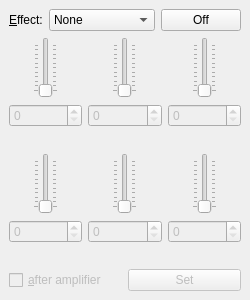
<?xml version="1.0" encoding="UTF-8"?>
<ui version="4.0">
 <class>Effect</class>
 <widget class="QMainWindow" name="Effect">
  <property name="geometry">
   <rect>
    <x>0</x>
    <y>0</y>
    <width>250</width>
    <height>300</height>
   </rect>
  </property>
  <property name="windowTitle">
   <string>Effect</string>
  </property>
  <widget class="QWidget" name="centralwidget">
   <layout class="QVBoxLayout" name="verticalLayout_6">
    <item>
     <layout class="QHBoxLayout" name="horizontalLayout_3">
      <item>
       <widget class="QLabel" name="label_7">
        <property name="text">
         <string>&amp;Effect:</string>
        </property>
        <property name="buddy">
         <cstring>comboBox</cstring>
        </property>
       </widget>
      </item>
      <item>
       <widget class="QComboBox" name="comboBox">
        <property name="minimumSize">
         <size>
          <width>100</width>
          <height>0</height>
         </size>
        </property>
        <property name="maxVisibleItems">
         <number>15</number>
        </property>
        <item>
         <property name="text">
          <string>None</string>
         </property>
        </item>
        <item>
         <property name="text">
          <string>[1] Overdrive</string>
         </property>
        </item>
        <item>
         <property name="text">
          <string>[1] Wah</string>
         </property>
        </item>
        <item>
         <property name="text">
          <string>[1] Touch Wah</string>
         </property>
        </item>
        <item>
         <property name="text">
          <string>[1] Fuzz</string>
         </property>
        </item>
        <item>
         <property name="text">
          <string>[1] Fuzz Touch Wah</string>
         </property>
        </item>
        <item>
         <property name="text">
          <string>[1] Simple Compressor</string>
         </property>
        </item>
        <item>
         <property name="text">
          <string>[1] Compressor</string>
         </property>
        </item>
        <item>
         <property name="text">
          <string>[2] Sine Chorus</string>
         </property>
        </item>
        <item>
         <property name="text">
          <string>[2] Triangle Chorus</string>
         </property>
        </item>
        <item>
         <property name="text">
          <string>[2] Sine Flanger</string>
         </property>
        </item>
        <item>
         <property name="text">
          <string>[2] Triangle Flanger</string>
         </property>
        </item>
        <item>
         <property name="text">
          <string>[2] Vibratone</string>
         </property>
        </item>
        <item>
         <property name="text">
          <string>[2] Vintage Tremolo</string>
         </property>
        </item>
        <item>
         <property name="text">
          <string>[2] Sine Tremolo</string>
         </property>
        </item>
        <item>
         <property name="text">
          <string>[2] Ring Modulator</string>
         </property>
        </item>
        <item>
         <property name="text">
          <string>[2] Step Filter</string>
         </property>
        </item>
        <item>
         <property name="text">
          <string>[2] Phaser</string>
         </property>
        </item>
        <item>
         <property name="text">
          <string>[2] Pitch Schifter</string>
         </property>
        </item>
        <item>
         <property name="text">
          <string>[3] Mono Delay</string>
         </property>
        </item>
        <item>
         <property name="text">
          <string>[3] Mono Echo Filter</string>
         </property>
        </item>
        <item>
         <property name="text">
          <string>[3] Stereo Echo Filter</string>
         </property>
        </item>
        <item>
         <property name="text">
          <string>[3] Multitap Delay</string>
         </property>
        </item>
        <item>
         <property name="text">
          <string>[3] Ping Pong Delay</string>
         </property>
        </item>
        <item>
         <property name="text">
          <string>[3] Ducking Delay</string>
         </property>
        </item>
        <item>
         <property name="text">
          <string>[3] Reverse Delay</string>
         </property>
        </item>
        <item>
         <property name="text">
          <string>[3] Tape Delay</string>
         </property>
        </item>
        <item>
         <property name="text">
          <string>[3] Stereo Tape Delay</string>
         </property>
        </item>
        <item>
         <property name="text">
          <string>[4] Small Hall Reverb</string>
         </property>
        </item>
        <item>
         <property name="text">
          <string>[4] Large Hall Reverb</string>
         </property>
        </item>
        <item>
         <property name="text">
          <string>[4] Small Room Reverb</string>
         </property>
        </item>
        <item>
         <property name="text">
          <string>[4] Large Room Reverb</string>
         </property>
        </item>
        <item>
         <property name="text">
          <string>[4] Small Plate Reverb</string>
         </property>
        </item>
        <item>
         <property name="text">
          <string>[4] Large Plate Reverb</string>
         </property>
        </item>
        <item>
         <property name="text">
          <string>[4] Ambient Reverb</string>
         </property>
        </item>
        <item>
         <property name="text">
          <string>[4] Arena Reverb</string>
         </property>
        </item>
        <item>
         <property name="text">
          <string>[4] '63 Fender Spring Reverb</string>
         </property>
        </item>
        <item>
         <property name="text">
          <string>[4] '65 Fender Spring Reverb</string>
         </property>
        </item>
       </widget>
      </item>
      <item>
       <widget class="QPushButton" name="pushButton">
        <property name="text">
         <string>Off</string>
        </property>
        <property name="checkable">
         <bool>true</bool>
        </property>
       </widget>
      </item>
     </layout>
    </item>
    <item>
     <layout class="QHBoxLayout" name="horizontalLayout_2">
      <item>
       <layout class="QVBoxLayout" name="verticalLayout">
        <item alignment="Qt::AlignHCenter">
         <widget class="QSlider" name="dial">
          <property name="enabled">
           <bool>false</bool>
          </property>
          <property name="maximum">
           <number>255</number>
          </property>
         <property name="tickPosition">
          <enum>QSlider::TicksBothSides</enum>
         </property>
         <property name="tickInterval">
          <number>25</number>
         </property>
          <property name="notchTarget" stdset="0">
           <double>12.750000000000000</double>
          </property>
          <property name="notchesVisible" stdset="0">
           <bool>true</bool>
          </property>
         </widget>
        </item>
        <item>
         <widget class="QSpinBox" name="spinBox">
          <property name="enabled">
           <bool>false</bool>
          </property>
          <property name="maximum">
           <number>255</number>
          </property>
         </widget>
        </item>
        <item>
         <widget class="QLabel" name="label">
          <property name="text">
           <string/>
          </property>
          <property name="alignment">
           <set>Qt::AlignCenter</set>
          </property>
          <property name="buddy">
           <cstring>spinBox</cstring>
          </property>
         </widget>
        </item>
       </layout>
      </item>
      <item>
       <layout class="QVBoxLayout" name="verticalLayout_2">
        <item alignment="Qt::AlignHCenter">
         <widget class="QSlider" name="dial_2">
          <property name="enabled">
           <bool>false</bool>
          </property>
          <property name="maximum">
           <number>255</number>
          </property>
         <property name="tickPosition">
          <enum>QSlider::TicksBothSides</enum>
         </property>
         <property name="tickInterval">
          <number>25</number>
         </property>
          <property name="notchTarget" stdset="0">
           <double>12.750000000000000</double>
          </property>
          <property name="notchesVisible" stdset="0">
           <bool>true</bool>
          </property>
         </widget>
        </item>
        <item>
         <widget class="QSpinBox" name="spinBox_2">
          <property name="enabled">
           <bool>false</bool>
          </property>
          <property name="maximum">
           <number>255</number>
          </property>
         </widget>
        </item>
        <item>
         <widget class="QLabel" name="label_2">
          <property name="text">
           <string/>
          </property>
          <property name="alignment">
           <set>Qt::AlignCenter</set>
          </property>
          <property name="buddy">
           <cstring>spinBox_2</cstring>
          </property>
         </widget>
        </item>
       </layout>
      </item>
      <item>
       <layout class="QVBoxLayout" name="verticalLayout_3">
        <item alignment="Qt::AlignHCenter">
         <widget class="QSlider" name="dial_3">
          <property name="enabled">
           <bool>false</bool>
          </property>
          <property name="maximum">
           <number>255</number>
          </property>
         <property name="tickPosition">
          <enum>QSlider::TicksBothSides</enum>
         </property>
         <property name="tickInterval">
          <number>25</number>
         </property>
          <property name="notchTarget" stdset="0">
           <double>12.750000000000000</double>
          </property>
          <property name="notchesVisible" stdset="0">
           <bool>true</bool>
          </property>
         </widget>
        </item>
        <item>
         <widget class="QSpinBox" name="spinBox_3">
          <property name="enabled">
           <bool>false</bool>
          </property>
          <property name="maximum">
           <number>255</number>
          </property>
         </widget>
        </item>
        <item>
         <widget class="QLabel" name="label_3">
          <property name="text">
           <string/>
          </property>
          <property name="alignment">
           <set>Qt::AlignCenter</set>
          </property>
          <property name="buddy">
           <cstring>spinBox_3</cstring>
          </property>
         </widget>
        </item>
       </layout>
      </item>
     </layout>
    </item>
    <item>
     <layout class="QHBoxLayout" name="horizontalLayout">
      <item>
       <layout class="QVBoxLayout" name="verticalLayout_4">
        <item alignment="Qt::AlignHCenter">
         <widget class="QSlider" name="dial_4">
          <property name="enabled">
           <bool>false</bool>
          </property>
          <property name="maximum">
           <number>255</number>
          </property>
         <property name="tickPosition">
          <enum>QSlider::TicksBothSides</enum>
         </property>
         <property name="tickInterval">
          <number>25</number>
         </property>
          <property name="notchTarget" stdset="0">
           <double>12.750000000000000</double>
          </property>
          <property name="notchesVisible" stdset="0">
           <bool>true</bool>
          </property>
         </widget>
        </item>
        <item>
         <widget class="QSpinBox" name="spinBox_4">
          <property name="enabled">
           <bool>false</bool>
          </property>
          <property name="maximum">
           <number>255</number>
          </property>
         </widget>
        </item>
        <item>
         <widget class="QLabel" name="label_4">
          <property name="text">
           <string/>
          </property>
          <property name="alignment">
           <set>Qt::AlignCenter</set>
          </property>
          <property name="buddy">
           <cstring>spinBox_4</cstring>
          </property>
         </widget>
        </item>
       </layout>
      </item>
      <item>
       <layout class="QVBoxLayout" name="verticalLayout_5">
        <item alignment="Qt::AlignHCenter">
         <widget class="QSlider" name="dial_5">
          <property name="enabled">
           <bool>false</bool>
          </property>
          <property name="maximum">
           <number>255</number>
          </property>
         <property name="tickPosition">
          <enum>QSlider::TicksBothSides</enum>
         </property>
         <property name="tickInterval">
          <number>25</number>
         </property>
          <property name="notchTarget" stdset="0">
           <double>12.750000000000000</double>
          </property>
          <property name="notchesVisible" stdset="0">
           <bool>true</bool>
          </property>
         </widget>
        </item>
        <item>
         <widget class="QSpinBox" name="spinBox_5">
          <property name="enabled">
           <bool>false</bool>
          </property>
          <property name="maximum">
           <number>255</number>
          </property>
         </widget>
        </item>
        <item>
         <widget class="QLabel" name="label_5">
          <property name="text">
           <string/>
          </property>
          <property name="alignment">
           <set>Qt::AlignCenter</set>
          </property>
          <property name="buddy">
           <cstring>spinBox_5</cstring>
          </property>
         </widget>
        </item>
       </layout>
      </item>
      <item>
       <layout class="QVBoxLayout" name="verticalLayout_7">
        <item alignment="Qt::AlignHCenter">
         <widget class="QSlider" name="dial_6">
          <property name="enabled">
           <bool>false</bool>
          </property>
          <property name="maximum">
           <number>255</number>
          </property>
         <property name="tickPosition">
          <enum>QSlider::TicksBothSides</enum>
         </property>
         <property name="tickInterval">
          <number>25</number>
         </property>
          <property name="notchTarget" stdset="0">
           <double>12.750000000000000</double>
          </property>
          <property name="notchesVisible" stdset="0">
           <bool>true</bool>
          </property>
         </widget>
        </item>
        <item>
         <widget class="QSpinBox" name="spinBox_6">
          <property name="enabled">
           <bool>false</bool>
          </property>
          <property name="maximum">
           <number>255</number>
          </property>
         </widget>
        </item>
        <item>
         <widget class="QLabel" name="label_6">
          <property name="text">
           <string/>
          </property>
          <property name="alignment">
           <set>Qt::AlignCenter</set>
          </property>
          <property name="buddy">
           <cstring>spinBox_6</cstring>
          </property>
         </widget>
        </item>
       </layout>
      </item>
     </layout>
    </item>
    <item>
     <layout class="QHBoxLayout" name="horizontalLayout_4">
      <item>
       <widget class="QCheckBox" name="checkBox">
        <property name="enabled">
         <bool>false</bool>
        </property>
        <property name="text">
         <string>&amp;after amplifier</string>
        </property>
       </widget>
      </item>
      <item>
       <widget class="QPushButton" name="setButton">
        <property name="enabled">
         <bool>false</bool>
        </property>
        <property name="text">
         <string>Set</string>
        </property>
        <property name="shortcut">
         <string>Return</string>
        </property>
       </widget>
      </item>
     </layout>
    </item>
   </layout>
  </widget>
 </widget>
 <tabstops>
  <tabstop>comboBox</tabstop>
  <tabstop>dial</tabstop>
  <tabstop>spinBox</tabstop>
  <tabstop>dial_2</tabstop>
  <tabstop>spinBox_2</tabstop>
  <tabstop>dial_3</tabstop>
  <tabstop>spinBox_3</tabstop>
  <tabstop>dial_4</tabstop>
  <tabstop>spinBox_4</tabstop>
  <tabstop>dial_5</tabstop>
  <tabstop>spinBox_5</tabstop>
  <tabstop>dial_6</tabstop>
  <tabstop>spinBox_6</tabstop>
  <tabstop>checkBox</tabstop>
  <tabstop>setButton</tabstop>
 </tabstops>
 <resources/>
 <connections>
  <connection>
   <sender>dial</sender>
   <signal>valueChanged(int)</signal>
   <receiver>spinBox</receiver>
   <slot>setValue(int)</slot>
   <hints>
    <hint type="sourcelabel">
     <x>73</x>
     <y>59</y>
    </hint>
    <hint type="destinationlabel">
     <x>76</x>
     <y>95</y>
    </hint>
   </hints>
  </connection>
  <connection>
   <sender>spinBox</sender>
   <signal>valueChanged(int)</signal>
   <receiver>dial</receiver>
   <slot>setValue(int)</slot>
   <hints>
    <hint type="sourcelabel">
     <x>80</x>
     <y>112</y>
    </hint>
    <hint type="destinationlabel">
     <x>80</x>
     <y>85</y>
    </hint>
   </hints>
  </connection>
  <connection>
   <sender>dial_2</sender>
   <signal>valueChanged(int)</signal>
   <receiver>spinBox_2</receiver>
   <slot>setValue(int)</slot>
   <hints>
    <hint type="sourcelabel">
     <x>162</x>
     <y>85</y>
    </hint>
    <hint type="destinationlabel">
     <x>162</x>
     <y>112</y>
    </hint>
   </hints>
  </connection>
  <connection>
   <sender>spinBox_2</sender>
   <signal>valueChanged(int)</signal>
   <receiver>dial_2</receiver>
   <slot>setValue(int)</slot>
   <hints>
    <hint type="sourcelabel">
     <x>162</x>
     <y>112</y>
    </hint>
    <hint type="destinationlabel">
     <x>162</x>
     <y>85</y>
    </hint>
   </hints>
  </connection>
  <connection>
   <sender>dial_3</sender>
   <signal>valueChanged(int)</signal>
   <receiver>spinBox_3</receiver>
   <slot>setValue(int)</slot>
   <hints>
    <hint type="sourcelabel">
     <x>243</x>
     <y>85</y>
    </hint>
    <hint type="destinationlabel">
     <x>243</x>
     <y>112</y>
    </hint>
   </hints>
  </connection>
  <connection>
   <sender>spinBox_3</sender>
   <signal>valueChanged(int)</signal>
   <receiver>dial_3</receiver>
   <slot>setValue(int)</slot>
   <hints>
    <hint type="sourcelabel">
     <x>243</x>
     <y>112</y>
    </hint>
    <hint type="destinationlabel">
     <x>243</x>
     <y>85</y>
    </hint>
   </hints>
  </connection>
  <connection>
   <sender>dial_4</sender>
   <signal>valueChanged(int)</signal>
   <receiver>spinBox_4</receiver>
   <slot>setValue(int)</slot>
   <hints>
    <hint type="sourcelabel">
     <x>80</x>
     <y>192</y>
    </hint>
    <hint type="destinationlabel">
     <x>80</x>
     <y>219</y>
    </hint>
   </hints>
  </connection>
  <connection>
   <sender>spinBox_4</sender>
   <signal>valueChanged(int)</signal>
   <receiver>dial_4</receiver>
   <slot>setValue(int)</slot>
   <hints>
    <hint type="sourcelabel">
     <x>80</x>
     <y>219</y>
    </hint>
    <hint type="destinationlabel">
     <x>80</x>
     <y>192</y>
    </hint>
   </hints>
  </connection>
  <connection>
   <sender>dial_5</sender>
   <signal>valueChanged(int)</signal>
   <receiver>spinBox_5</receiver>
   <slot>setValue(int)</slot>
   <hints>
    <hint type="sourcelabel">
     <x>162</x>
     <y>192</y>
    </hint>
    <hint type="destinationlabel">
     <x>162</x>
     <y>219</y>
    </hint>
   </hints>
  </connection>
  <connection>
   <sender>spinBox_5</sender>
   <signal>valueChanged(int)</signal>
   <receiver>dial_5</receiver>
   <slot>setValue(int)</slot>
   <hints>
    <hint type="sourcelabel">
     <x>162</x>
     <y>219</y>
    </hint>
    <hint type="destinationlabel">
     <x>162</x>
     <y>192</y>
    </hint>
   </hints>
  </connection>
  <connection>
   <sender>dial_6</sender>
   <signal>valueChanged(int)</signal>
   <receiver>spinBox_6</receiver>
   <slot>setValue(int)</slot>
   <hints>
    <hint type="sourcelabel">
     <x>195</x>
     <y>178</y>
    </hint>
    <hint type="destinationlabel">
     <x>195</x>
     <y>205</y>
    </hint>
   </hints>
  </connection>
  <connection>
   <sender>spinBox_6</sender>
   <signal>valueChanged(int)</signal>
   <receiver>dial_6</receiver>
   <slot>setValue(int)</slot>
   <hints>
    <hint type="sourcelabel">
     <x>217</x>
     <y>202</y>
    </hint>
    <hint type="destinationlabel">
     <x>218</x>
     <y>181</y>
    </hint>
   </hints>
  </connection>
 </connections>
</ui>
